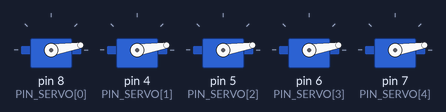
The sketch below on a simulated Arduino Uno, built with avr-gcc and run on an emulated ATmega328P. On the bench: 5 × servo. What the sketch prints to the serial monitor is not drawn.

Above: at 0.55 s.
At 0.95 s:
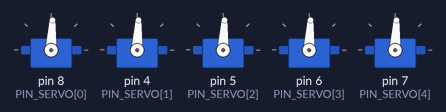
At 1.35 s:
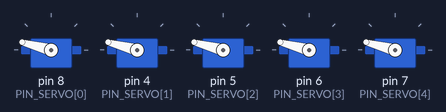
At 2.4 s:
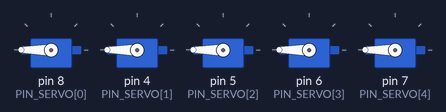
At 3.6 s:
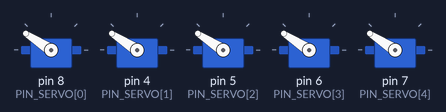
At 4.25 s:
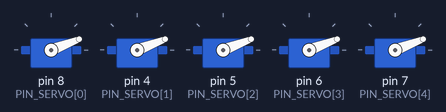
Timing chart, 0 to 6.1 s (numbered marks = the images above):
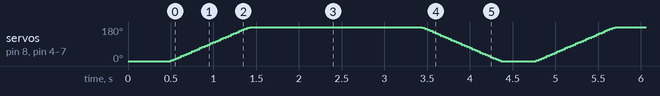

The sketch:

teste-servos.ino
```cpp
/*
 * Kairós — teste-servos (Arduino Uno)
 *
 * Teste dos 5 servos: abre e fecha os dedos em loop.
 *
 * Servos MG996R (sinal):
 *   D1: D8 | D2: D4 | D3: D5 | D4: D6 | D5: D7
 *   +5V fonte externa, GND comum com Arduino
 *
 * 0   = dedo reto (aberto)
 * 180 = dedo dobrado (fechado)
 */

#include <Servo.h>

const int NUM_SERVOS = 5;
const int PIN_SERVO[NUM_SERVOS] = { 8, 4, 5, 6, 7 };

const int ANGULO_ABERTO  = 0;
const int ANGULO_FECHADO = 180;
const int PASSO          = 3;
const int DELAY_MS       = 15;

Servo servos[NUM_SERVOS];
int anguloAtual[NUM_SERVOS];

void moverTodos(int destino) {
  bool chegou = false;

  while (!chegou) {
    chegou = true;

    for (int i = 0; i < NUM_SERVOS; i++) {
      if (anguloAtual[i] < destino) {
        anguloAtual[i] += PASSO;
        if (anguloAtual[i] > destino) anguloAtual[i] = destino;
        chegou = false;
      } else if (anguloAtual[i] > destino) {
        anguloAtual[i] -= PASSO;
        if (anguloAtual[i] < destino) anguloAtual[i] = destino;
        chegou = false;
      }

      servos[i].write(anguloAtual[i]);
    }

    delay(DELAY_MS);
  }
}

void setup() {
  Serial.begin(9600);
  Serial.println("Kairos teste-servos — abrindo e fechando dedos");

  for (int i = 0; i < NUM_SERVOS; i++) {
    servos[i].attach(PIN_SERVO[i]);
    anguloAtual[i] = ANGULO_ABERTO;
    servos[i].write(ANGULO_ABERTO);
  }

  delay(500);
}

void loop() {
  Serial.println("Fechando dedos...");
  moverTodos(ANGULO_FECHADO);
  delay(2000);

  Serial.println("Abrindo dedos...");
  moverTodos(ANGULO_ABERTO);
  delay(400);
}
```
